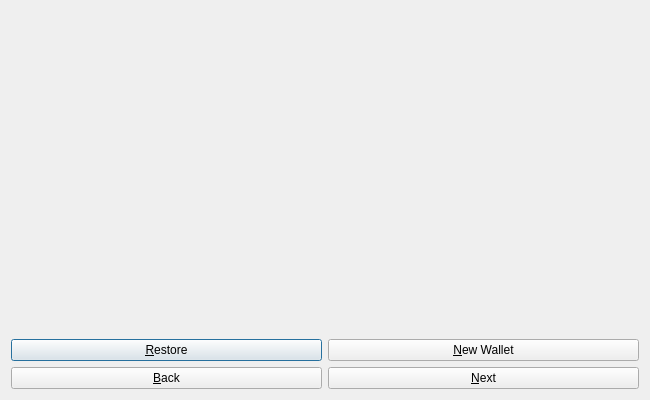
<?xml version="1.0" encoding="UTF-8"?>
<ui version="4.0">
    <class>StartOptionsMain</class>
    <widget class="QDialog" name="StartOptionsMain">
        <property name="geometry">
            <rect>
                <x>0</x>
                <y>0</y>
                <width>650</width>
                <height>400</height>
            </rect>
        </property>
        <property name="sizePolicy">
            <sizepolicy hsizetype="Preferred" vsizetype="Minimum">
                <horstretch>0</horstretch>
                <verstretch>0</verstretch>
            </sizepolicy>
        </property>
        <property name="minimumSize">
            <size>
                <width>550</width>
                <height>0</height>
            </size>
        </property>
        <property name="windowTitle">
            <string>StartOptionsMain Dialog</string>
        </property>
        <layout class="QVBoxLayout" name="verticalLayout">
            <property name="sizeConstraint">
                <enum>QLayout::SetMinimumSize</enum>
            </property>
            <item>
                <widget class="QStackedWidget" name="QStackTutorialContainer">
                    <property name="sizePolicy">
                        <sizepolicy hsizetype="Preferred" vsizetype="Preferred">
                            <horstretch>0</horstretch>
                            <verstretch>0</verstretch>
                        </sizepolicy>
                    </property>
                    <property name="styleSheet">
                        <string notr="true">#frame2{
                            background-color: #161616;
                            border: none;
                            padding: 0;
                            }</string>
                    </property>
                    <property name="currentIndex">
                        <number>0</number>
                    </property>
                    <widget class="QWidget" name="page_3">
                        <property name="font">
                            <font>
                                <italic>false</italic>
                            </font>
                        </property>
                    </widget>
                    <widget class="QWidget" name="page_4"/>
                </widget>
            </item>
            <item>
                <layout class="QHBoxLayout" name="horizontalLayout">
                    <item>
                        <widget class="QPushButton" name="RestoreWallet">
                            <property name="text">
                                <string>&amp;Restore</string>
                            </property>
                        </widget>
                    </item>
                    <item>
                        <widget class="QPushButton" name="NewWallet">
                            <property name="text">
                                <string>&amp;New Wallet</string>
                            </property>
                        </widget>
                    </item>
                </layout>
            </item>
            <item>
                <layout class="QHBoxLayout" name="horizontalLayout">
                    <item>
                        <widget class="QPushButton" name="Back">
                            <property name="text">
                                <string>&amp;Back</string>
                            </property>
                        </widget>
                    </item>
                    <item>
                        <widget class="QPushButton" name="Next">
                            <property name="text">
                                <string>&amp;Next</string>
                            </property>
                        </widget>
                    </item>
                </layout>
            </item>
        </layout>
    </widget>
    <resources/>
    <connections/>
</ui>
